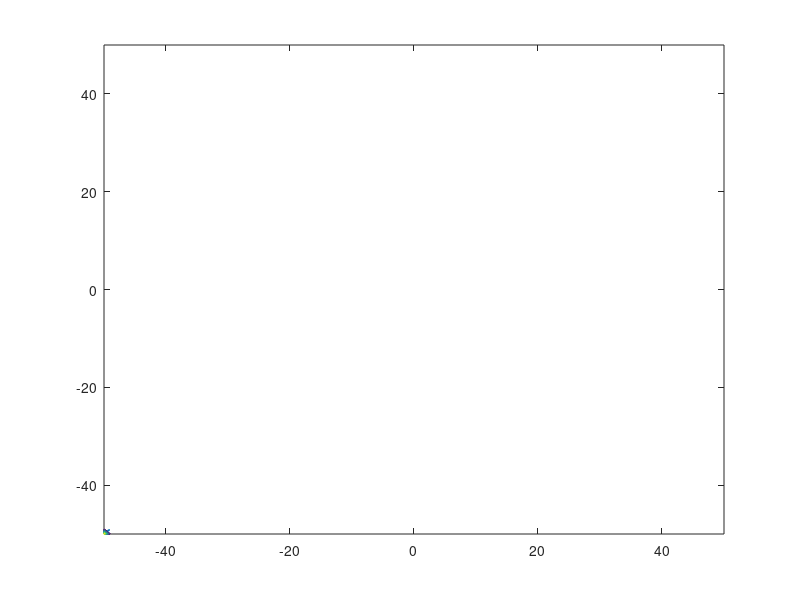

Write MATLAB code to recreate this figure. (Note: this script raises an error after producing the figure.)
clc
clear
close all
F = figure;%The F figure is to plot the first figure of the Quiver flow field plot
[X,Y] = meshgrid(-50:1:50 , -50:1:50 );%This is to set the F figure to size of the map 
Z = zeros(length(X(:,1)),length(X(1,:)));
Z(1,1) =1;

q = quiver(X,Y,Z,Z);%This shows the quiver arrows of the flow field from each agent and the invader
hold on
[~,c] = contour(X,Y,Z,100, 'ShowText', 'off');%-1:.5:1 %The 

hold off
global COUNTOUR_IN
global VX; 
global VY; 
COUNTOUR_IN = Z;
VX = Z;
VY = Z;
%   World Building
numberOfAgents = 20;
agentRadius = .2;
timeStep = .05;
mapSize = 25;
counter = 0;
shape = circle (.9);
Home = [0,0];
sampleFrequency = 1/timeStep;
run('defined_variables.m');
% global CURRENT_KEY_PRESSED 
% CURRENT_KEY_PRESSED = '';
% H = figure;
% set(H,'KeyPressFcn',@buttonPress);
% rosinit('10.255.103.55');
% env = agentEnv(1,@rosController,mapSize,timeStep);
% env.setAgentPositions(zeros(numberOfAgents, 2));
% env.setGoalPositions([5, 5]);
% env.agents(1).setUpPublisher('/turtle1/cmd_vel/');
% env.agents(1).setUpSubscriber('/turtle1/cmd_vel/');


% f(1)={@testControllerEnemySinkSource};
f(1)={@testControllerEnemySinkSource2};
% f(1) = {@rosController};
for i =2:numberOfAgents
   f(i) = {@testControllerSwarm}; 
end    
ENV = agentEnv(numberOfAgents,f,mapSize,timeStep); 



%Updating agent properties
for i = 1:numberOfAgents
    ENV.agents(i).setShape(shape);
    ENV.setAgentColor(i,[0 1 0]);
    ENV.agents(i).createProperty('isEnemy',false)
end
    ENV.agents(1).setProperty('isEnemy', true);
    
%Setting Initial Positions
initPositions = zeros(numberOfAgents, 2);
goalLocations = zeros(numberOfAgents, 2);
initPositions(1,:) = [-10,-10];%randi([-20 20],1,2)
goalLocations(1,:) = Home;
for i = 2:numberOfAgents
    theta = 2*pi/numberOfAgents * (i-1);
    initPositions(i,:) = [cos(theta),sin(theta)]*mapSize*(.5);
    goalLocations(i,:) = Home;
end
ENV.setAgentPositions(initPositions);
ENV.setGoalPositions(goalLocations);

% Creating Static Obstacles
% w=1;
% l=2*mapSize;
% rectangle = [-(l/2+w),0;l/2+w,0;l/2+w,-w;-(l/2+w),-w];
% ENV.createStaticObstacle(rectangle,[0,-l/2],0,1);
% ENV.createStaticObstacle(rectangle,[l/2,0],-pi/2,2);
% ENV.createStaticObstacle(rectangle,[0,l/2],-pi,3);
% ENV.createStaticObstacle(rectangle,[-l/2,0],pi/2,4);


%Optional Features
ENV.collisionsOn(true);
ENV.pathVisibility(false);
ENV.realTime = false;
ENV.agentIdVisibility(false);
% for i=1:length(ENV.agents)
%     ENV.agents(i).createProperty("Battery_Life",battery_life);
%     ENV.agents(i).createProperty("Distance_From_Home",distance_from_home);
%     ENV.agents(i).createProperty("Distance_From_Invader",distance_from_invader);
% end
writeObj = VideoWriter('C:\Users\dqish\Documents\MATLAB\HumanInterference_Videos.avi');
writeObj.FrameRate = sampleFrequency;
writeObj.Quality = 75;
open(writeObj);
while(true)
    ENV.tick;
%     set(c,"ZData", COUNTOUR_IN);
    vNorm = sqrt(VX.^2+VY.^2);
%     h = heatmap(rand(10));
%     colormap(h,'default')
    set(q,'UData',VX./vNorm,'VData',VY./vNorm) 
%     colormap(winter)
%     surf
    counter = counter + timeStep;
    fprintf("Time: %.3f \n",counter)
%     env.tickRos;
%     env.tick;
    writeVideo(writeObj, getframe(F))
    if counter > 100
        break
    end
    run('evolvingvariables.m');
    %change goal locations
%     for i = 1:numberOfAgents
%         theta = 2*pi/numberOfAgents * (i-1) + (pi/8)*counter;
%         goalLocations(i,:) = [cos(theta+3.9*pi/4),sin(theta+3.9*pi/4)]*mapSize*(1);
%     end
%     ENV.setGoalPositions(goalLocations);
end
close (writeObj)
function buttonPress(src,event)
  global CURRENT_KEY_PRESSED
  CURRENT_KEY_PRESSED = event.Key;
end



